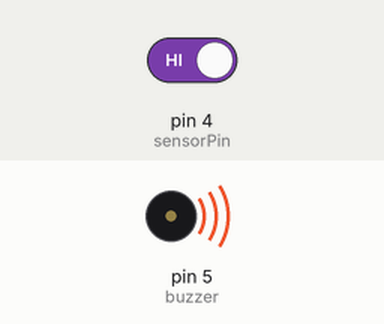
This sketch was run on a simulated Arduino Uno, built with avr-gcc and run on an emulated ATmega328P. Parts: buzzer (waves = sounding, pin HIGH). Inputs (shaded band) come from the test bench; at power-on: pin 4 (sensorPin) HIGH.

Above: at 2.8 s.
2.9 s: pin 4 (sensorPin) driven LOW
At 3.6 s:
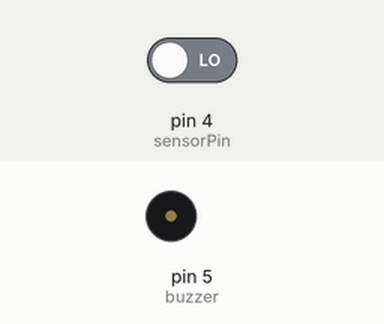
4.5 s: pin 4 (sensorPin) driven HIGH
At 6.3 s:
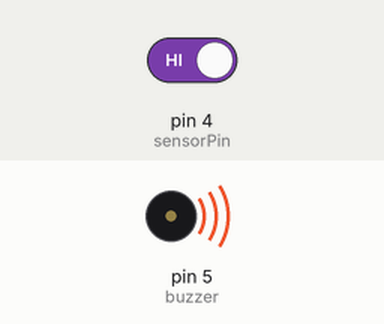
Timing chart, 0 to 7.8 s (numbered marks = the images above; inputs shaded):
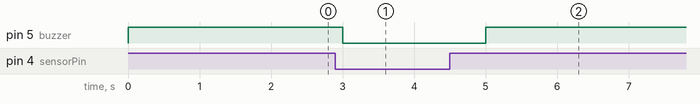

Measured:
- after the input at 2.9 s, pin 5 (buzzer): HIGH → LOW after 0.10 s
- after the input at 4.5 s, pin 5 (buzzer): LOW → HIGH after 0.50 s

The sketch:

Object_Detection.ino
```cpp
int sensorPin=4;
int buzzer=5;
int sensorValue=0;
void setup() {
  pinMode(buzzer, OUTPUT);
  pinMode(sensorPin, INPUT);
  Serial.begin(9600);

}

void loop() {
  sensorValue=digitalRead(sensorPin);
  digitalWrite(buzzer,HIGH);
  if(sensorValue==LOW)
  {
    digitalWrite(buzzer,LOW);
  }
  else
  {
    digitalWrite(buzzer,HIGH);
  }
  delay(1000);
}
```
